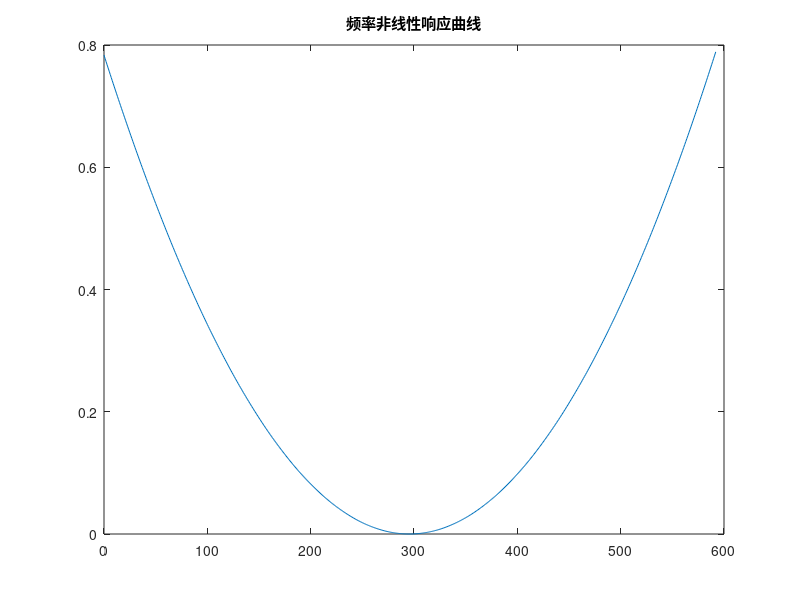
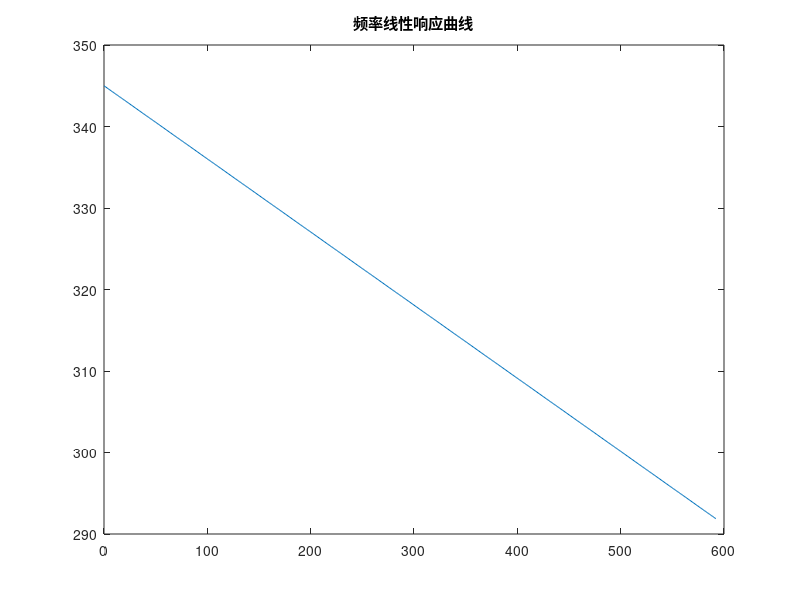
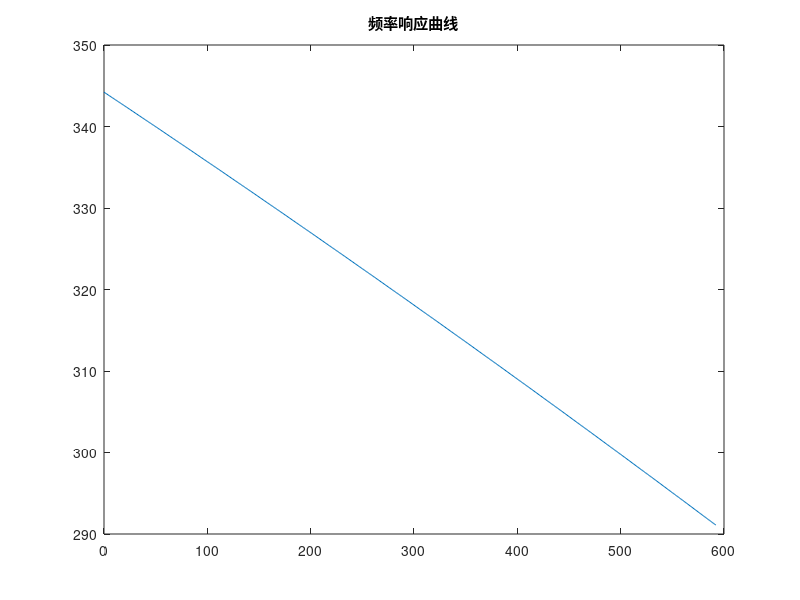
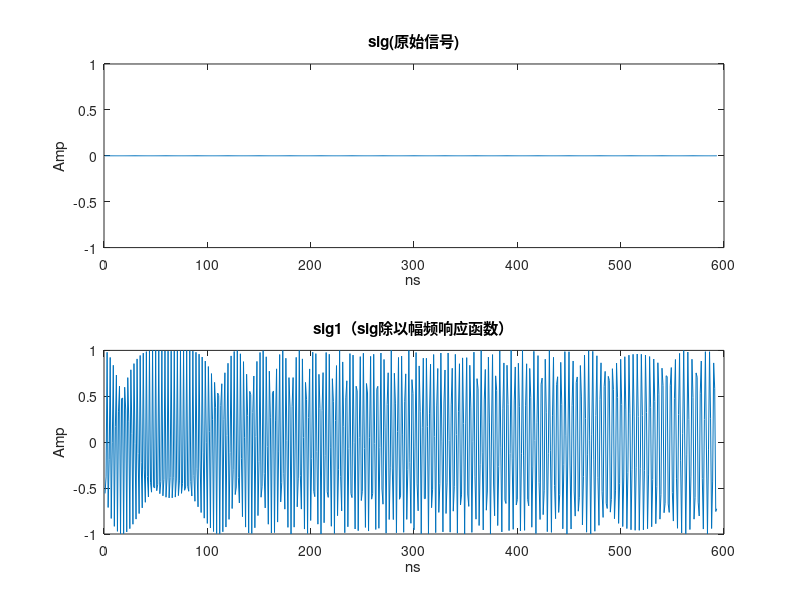

Here is the MATLAB script that generated these plots, in order: (Note: this script raises an error after producing the figures.)
%% Prescan AOD 205-355MHz 3.1 us 线性递增的扫频信号
clear all
close all

L = 3.2; %开放功能
v = 5.742; Delta = 0; %
delay = 0;
fa = 345 + Delta; fb = 245 + Delta; %a高频，b低频；开放功能
T_chirp = L / v * 1000;
ramp = (fa - fb) / T_chirp; %MHz,ns   1/5.742=174;1.5/5.742=261
% Fs=1000;%Fs,M
Fs = 1064; %Fs,M；采样率

N = round(1000 * L / v * Fs / 1000 + 2 * delay);
t = (1:N)'; %ns
t1 = (1:delay)';
t2 = (delay + 1:N - (delay))';
t3 = (N - (delay) + 1:N)';
% tso=t2-t2(1);
% f=110+k/2*t;%递增Chirp
% f=263-k/2*t;
% Phi=fa*(t2-t2(1))-ramp/2*(t2-t2(1)).^2;%递减prescan-,递增prescan+

C = 0.0001; %开放功能
% values = [ 0.0001 ];
values_d = [0];

for D = values_d
    Phi1 = ramp / 2 * C * (t2 - ((length(t2)) / 2)) .^ 2 + ramp / 2 * D * (t2 - ((length(t2)) / 2)) .^ 3; %中间
    %     Phi1=ramp/2*C*(t2-length(t2)).^2+ramp/2*D*(t2-length(t2)).^3; %起始
    %     Phi1=ramp/2*C*(t2-t2(1)).^2+ramp/2*D*(t2-t2(1)).^3; %末尾
    Phi2 = fa - ramp / 2 * (t2 - t2(1));
    %     Phi3 = ramp/2*D*(t2-((length(t2)+31)/2)).^3;
    Phi = Phi2 - Phi1;

    %功率调节....................................
    y0 = 1; %拟合参数1
    xc = 210.8; %拟合参数2
    A = 3.07; %拟合参数3
    a = 18.7; %拟合参数4
    b = 13.3; %拟合参数5
    c = 24.4; %拟合参数6
    % Amp=y0+A*((1+exp(-(f+34-xc+a/2)/b)).^(-1)).*(1-(1+exp(-(f+34-xc-a/2)/c)).^(-1));%Prescan AOD 拟合曲线
    Amp = 1;

    figure(1)
    plot((t2 - t2(1)), Phi1)
    title('频率非线性响应曲线')

    figure(2)
    plot((t2 - t2(1)), Phi2)
    title('频率线性响应曲线')

    figure(3)
    plot((t2 - t2(1)), Phi)
    title('频率响应曲线')

    %     figure(7)
    %     plot((t2-t2(1)),Phi3)

    %画原始信号.........................................
    Ts = 1 / Fs;

    % sig=cos(2*pi*f.*t/1000);
    sig = zeros(1, N);
    sig1 = sig;
    sig1(t2) = cos(2 * pi * Phi .* t2 / 1000) %.*Amp;
    Amp1 = t1 / length(t1);
    sig1(t1) = cos(2 * pi * (fa + Delta) * t1 / 1000) .* Amp1;
    Amp3 = t1(length(t1):-1:1) / length(t1);
    sig1(t3) = cos(2 * pi * (fb + Delta) * t3 / 1000) .* Amp3;

    % sig1(N-40:N)=0;%test
    figure(4)
    subplot(211)
    plot(t, sig);
    title('sig(原始信号)');
    xlabel('ns');
    ylabel('Amp');
    subplot(212)
    plot(t, sig1);
    title('sig1（sig除以幅频响应函数）');
    xlabel('ns');
    ylabel('Amp');
    % subplot(212)
    % plot(t,f);
    % title('f');
    % xlabel('ns');
    % ylabel('Frequency');

    %加窗信号
    Arr = ones(1, N);
    n = 15 + delay; %可调节参数
    Arr(1:n) = -sin((-2 * pi / (4 * n)) * (1:n)); %自定义函数：正弦函数
    Arr(N - n + 1:N) = -sin((-2 * pi / (4 * n)) * (n:-1:1));
    % Arr(1:n)=sin((pi/2*(0:n-1)/(n-1))).^2;%hann函数
    % Arr(N-n+1:N)=sin((pi/2*((n:-1:1)-1)/(n-1))).^2;
    sig2 = sig1; %.*Arr';
    % sig3=sig.*Arr';
    y = int16(32768 * sig2);
    figure(5)
    subplot(211)
    plot(t, sig2);
    title('sig2(sig1乘以窗函数)');
    xlabel('ns');
    ylabel('Amp');
    subplot(212)
    % Freq=Fs*(0:N-1)/N;
    Freq = linspace(-Fs / 2, Fs / 2, length(t2));
    p2 = fftshift(abs(fft(sig1(t2))));
    % p3=p2*(x.^2+x);
    % p2=abs(fft(sig2));%test
    plot(Freq, p2);
    title('p2(输出FFT信号)');
    xlabel('Frequency');
    ylabel('Amp');
    xlim([0 500])
    hold on
    %ylim([0 120]);

    y = int16(32768 * sig1);
    figure(6)
    subplot(211)
    plot(t, sig1);
    title('sig1(sig1乘以窗函数)');
    xlabel('ns');
    ylabel('Amp');
    subplot(212)

    plot(Freq, p2);
    title('p2(输出FFT信号)');
    xlabel('Frequency');
    ylabel('Amp');
    xlim([0 500])
    hold on

    y = int64(y);

    for i = 1:length(y)

        if y(i) < 0
            y(i) = y(i) + 2 ^ 32;
        end

    end

    % 转换为十六进制字符串，确保是4个十六进制数字
    strArray = dec2hex(y, 4);
    lastFourChars = strArray(:, end - 3:end);

    stringArray = string(lastFourChars);

    filename = sprintf('B3_CAOD_3.2mm_355_205_557ns_0delay_0.001C_%.8f_D.txt', D);
    % 打开文件用于写入
    fileID = fopen(filename, 'wt');

    % 检查文件是否成功打开
    if fileID == -1
        error('File cannot be opened');
    end

    % 循环遍历字符串数组的每个元素
    for i = 1:length(stringArray)

        if i == length(stringArray)
            fprintf(fileID, '%s', stringArray(i));
        else
            fprintf(fileID, '%s\n', stringArray(i));
        end

    end

    % 关闭文件
    fclose(fileID);

    % clear
    %
    %
    % % writematrix(stringArray, FileName);
    % % % dlmwrite(FileName,array,'\n');%将矩阵M导出到FileName文件中，分隔符为制表符，有效数位为6位。
    % % type(FileName);
    %
    % FileName='B3_CAOD_3.2mm_355_205_557ns_0delay_0C.txt';
    % dlmwrite(FileName,y,'delimiter' , '\n' , 'precision', 6)%将矩阵M导出到FileName文件中，分隔符为制表符，有效数位为6位。
    % type(FileName)
end
